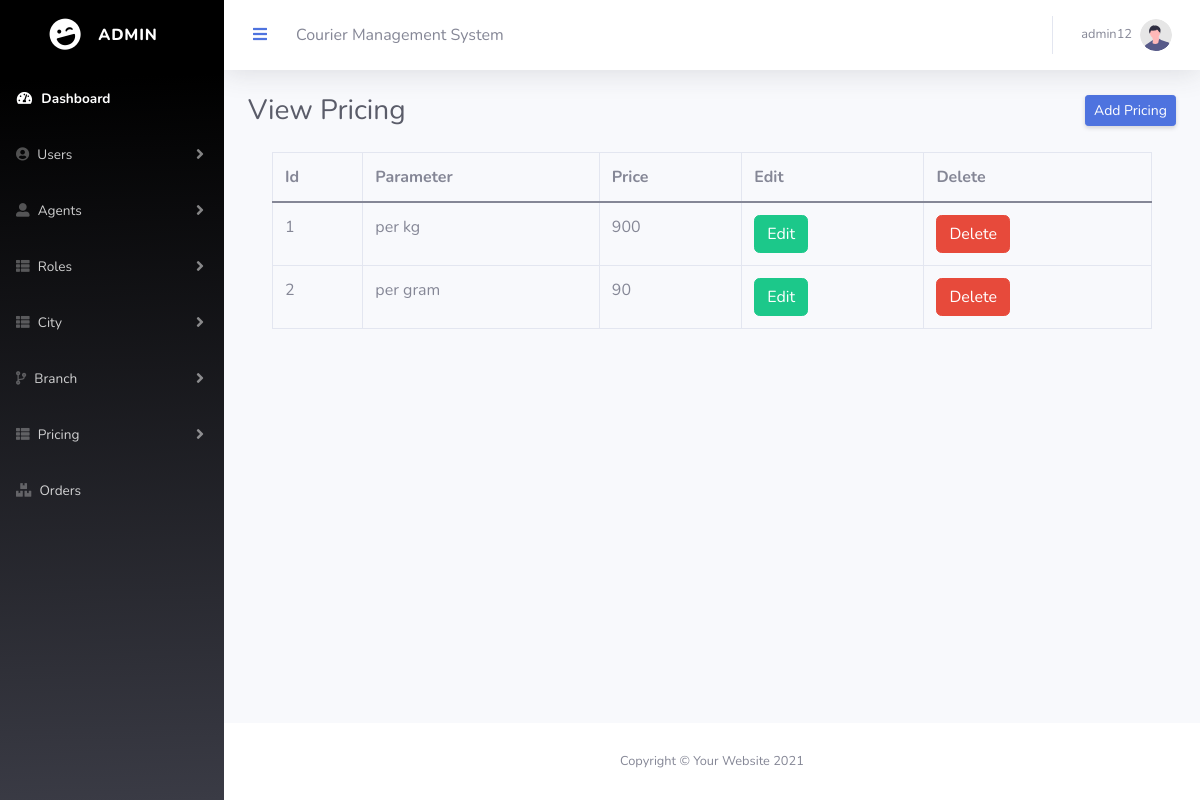
Page /Eproject/admin/pricinglist.php (signed in) on the committed database.
### tables this page shows
CREATE TABLE `tbl_pricing` (
  `p_id` int(11) NOT NULL,
  `p_parameter` varchar(50) NOT NULL,
  `p_price` int(20) NOT NULL,
  `status` int(11) NOT NULL
);

### Eproject/admin/pricinglist.php (the view, shortened to what this page needs)
<?php
include('connection.php');
$select_q ='SELECT * FROM `tbl_pricing`';
$run_q = mysqli_query($conn, $select_q);
?>
                <?php include('topbar.php')?>
                <div class="container-fluid">
                    <div class="d-sm-flex align-items-center justify-content-between mb-4">
                        <h1 class="h3 mb-0 text-gray-800">View Pricing</h1>
                        <a href="pricingadd.php" class="d-none d-sm-inline-block btn btn-sm btn-primary shadow-sm"> Add Pricing</a>
                    </div>
<div class="container">
<table class="table table-bordered">
  <thead>
    <tr>
      <th>Id</th>
      <th>Parameter</th>
      <th>Price</th>
      <th>Edit</th>
      <th>Delete</th>
    </tr>
  </thead>
  <tbody>
    <?php while($row = mysqli_fetch_array($run_q)){?>
    <tr>
    <td><?php echo $row['p_id'];?></td>
      <td><?php echo $row['p_parameter'];?></td>
      <td><?php echo $row['p_price'];?></td>
      <td><a href="editpricing.php?id=<?php echo $row['p_id'];?>" class="btn btn-success">Edit</a></td>
      <td><a href="deletepricing.php?id=<?php echo $row['p_id'];?>" class="btn btn-danger">Delete</a></td>
    </tr>
  <?php } ?>
  </tbody>
</table>
</div>
                </div>
            </div>
       <?php include('footer.php')?>

### rows in the picture
tbl_pricing: p_id "1", p_parameter "per kg", p_price "900"
tbl_pricing: p_id "2", p_parameter "per gram", p_price "90"

### other values in the picture
$_SESSION['user_name'] "admin12"
